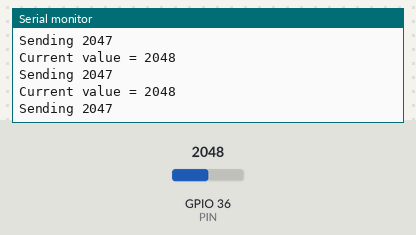
Simulated run of this sketch. Board: ESP32. On the bench: the last lines printed to the serial monitor. The test bench sets the inputs (shaded band); at power-on: GPIO 36 (PIN) = 2048. WiFi joins after 1.5 s; servers stay silent unless stated; no MQTT or app messages arrive unless stated.

Above: at 7.2 s.
7.3 s: GPIO 36 (PIN) set to 2866
At 8.0 s:
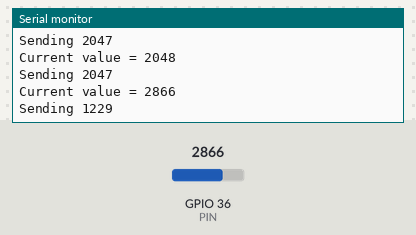
8.8 s: GPIO 36 (PIN) set to 3603
At 9.5 s:
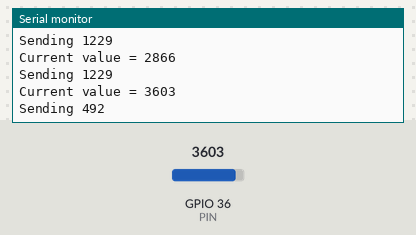
Timing chart, 0 to 11.8 s (numbered marks = the images above; inputs shaded):
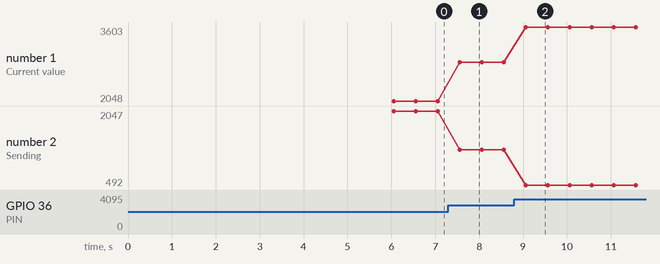

The sketch:

Photoresistor.ino
```cpp
#include <WiFi.h>
#include <PubSubClient.h>

#define PIN 36 // ADC1_CH0 = equals Espressif ESP32 pin: SP (SENSOR_VP)

// replace the following values with your information
const char* ssid = "mobile medien";
const char* password = "iot_rockz";

// every mqtt client must have its own name; choose anything
const char* mqttClientName = "YOUR_CLIENT_NAME";

// IP address or URL of your MQTT broker/server.
// For demo purposes you can use  the public mosquitto broker "test.mosquitto.org"
// See http://test.mosquitto.org
const char* mqttServer = "192.168.178.27";

// basic mqtt port; should not be changed
const int mqttPort = 1883;

WiFiClient espClient;
PubSubClient mqttClient(espClient);

void connectToWifi() {
  //
  delay(4000);
  WiFi.begin(ssid, password);

  while (WiFi.status() != WL_CONNECTED) {
    delay(1000);
    Serial.println("Connecting to WiFi..");
  }

  Serial.println("Connected to the WiFi network");
}

void connectToMqtt() {
  mqttClient.setServer(mqttServer, mqttPort);
  while (!mqttClient.connected()) {
    Serial.println("Connecting to MQTT...");

    if (mqttClient.connect(mqttClientName)) {
      Serial.println("connected");
    } else {
      Serial.print("failed with state ");
      Serial.print(mqttClient.state());
      Serial.println();
      delay(2000);
    }
  }
}

/**
 * ESP32 ADCs have 12bits of resolution (versus 10bits on ESP8266 and Arduino),
 * so the total range of ADCs reading go to 4,095 (instead 1,027 on Arduinos and ESP8266)
 * when a maximum of 3.3V is applied to its inputs.
 */
int readPhotoresistor() {
  int lightVal = analogRead(PIN);
  Serial.print("Current value = ");
  Serial.println(lightVal);

  // If we keep the current value "dark" will be the max value.
  // Better substract current value from max get bigger values for more light.
  return 4095 - lightVal;
}

void sendMessage(String input, char* topic) {
  int strLen = (input.length() + 1);
  char message[strLen] = {};
  input.toCharArray(message, strLen);

  Serial.println("Sending " + input);
  mqttClient.publish(topic, message);
}

void setup() {
  Serial.begin(115200);

  connectToWifi();
  connectToMqtt();

  mqttClient.publish("esp/test", "Hello from ESP32");
}

void loop() {
  if (!mqttClient.connected()) {
    connectToMqtt();
  }

  String light = String(readPhotoresistor());
  sendMessage(light, "iot/light");
  mqttClient.loop();

  delay(500);
}
```

Measured:
- after the input at 7.3 s, the serial monitor: prints a new line after 0.26 s (image 1)
- after the input at 8.8 s, the serial monitor: prints a new line after 0.26 s (image 2)
- plotted number 1: 2048 → 2866 after the input at 7.3 s, 2866 → 3603 after the input at 8.8 s
- plotted number 2: 2047 → 1229 after the input at 7.3 s, 1229 → 492 after the input at 8.8 s
